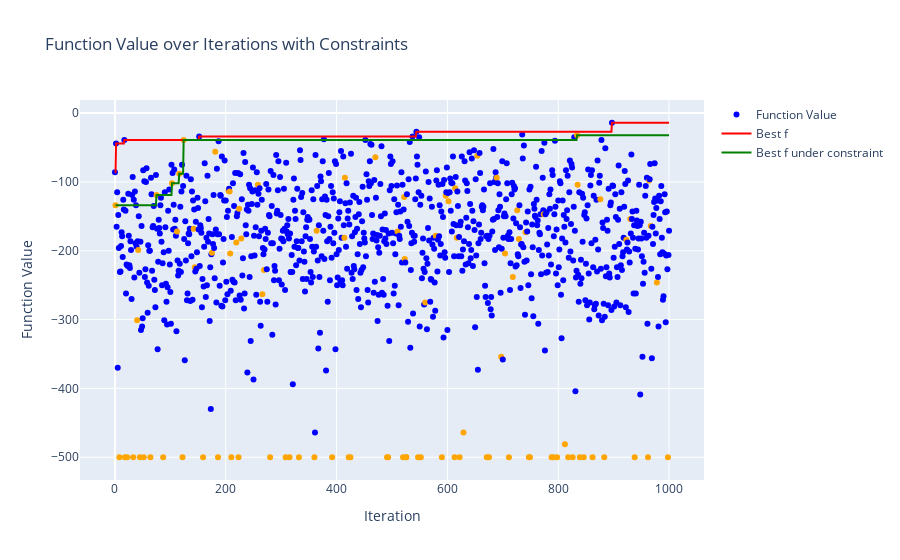

The code cell stored with this chart in its notebook:
### Code cell
filename = log_files[2]
print(filename)
print()

log_file_path = os.path.join(LOG_DIR, filename)
df_merged, settings = parse_and_prepare_data(log_file_path)

print("実験設定")
display(settings)
print()
display(df_merged.head())

plot_function_values(df_merged)

### Figure 1 — Plotly figure (JSON) as saved in the notebook; plotly's stock layout.template omitted (floating-point values rounded to 4 significant figures; data arrays with more than 128 entries replaced by an {"elided": "..."} marker saying what was removed)
{"data": [{"marker": {"color": {"elided": "1001 str values"}}, "mode": "markers", "name": "Function Value", "type": "scatter", "x": {"elided": "1001 int values"}, "y": {"elided": "1001 int values"}}, {"line": {"color": "red"}, "mode": "lines", "name": "Best f", "type": "scatter", "x": {"elided": "1001 int values"}, "y": {"elided": "1001 int values"}}, {"line": {"color": "green"}, "mode": "lines", "name": "Best f under constraint", "type": "scatter", "x": {"elided": "1001 int values"}, "y": {"elided": "1001 int values"}}], "layout": {"showlegend": true, "title": {"text": "Function Value over Iterations with Constraints"}, "xaxis": {"title": {"text": "Iteration"}}, "yaxis": {"title": {"text": "Function Value"}}}}
